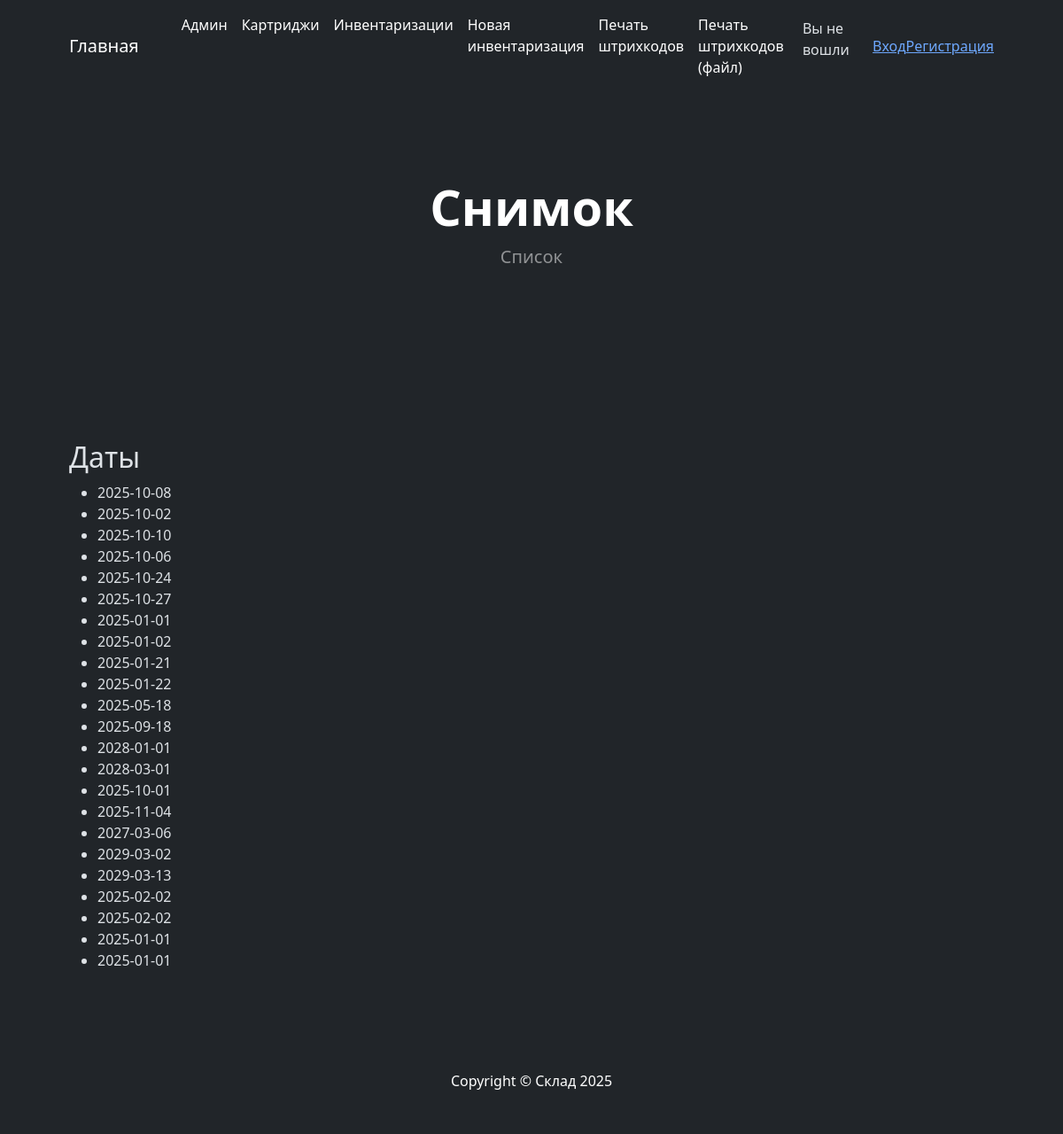
Page /storage/snapshots/ on the committed database.
### storage/models.py (models this page shows, shortened)
class Snapshot(models.Model):
    dt = models.DateField(verbose_name='Дата инвентаризации', auto_created=True)
    def __str__(self):
        return self.dt.strftime('%Y-%m-%d')

### storage/views.py (the view)
# urls.py: path('snapshots/', SnapshotHomeView.as_view(), name='snapshots'),
class SnapshotHomeView(ListView):
    model = Snapshot
    queryset = Snapshot.objects.all()
    template_name = 'storage/snapshot_home.html'

### storage/templates/storage/snapshot_home.html (shortened to what this page needs)
{% extends 'base_app/main.html' %}
{% block header %}
    <div class="text-center text-white">
        <h1 class="display-4 fw-bolder">Снимок</h1>
        <p class="lead fw-normal text-white-50 mb-0">Список</p>
    </div>
{% endblock header %}
{% block body %}
    <h2>Даты</h2>
    <ul>
        {% for snapshot in object_list %}
            <li class="nav-item"><a class="nav-link active" aria-current="page" href="{% url 'storage:snapshot_detail' snapshot.pk %}">{{ snapshot }}</a></li>
        {% endfor %}
    </ul>
{% endblock body %}

### rows in the picture
Snapshot: dt "2025-10-08"
Snapshot: dt "2025-10-02"
Snapshot: dt "2025-10-10"
Snapshot: dt "2025-10-06"
Snapshot: dt "2025-10-24"
Snapshot: dt "2025-10-27"
Snapshot: dt "2025-01-01"
Snapshot: dt "2025-01-02"
Snapshot: dt "2025-01-21"
Snapshot: dt "2025-01-22"
Snapshot: dt "2025-05-18"
Snapshot: dt "2025-09-18"
Snapshot: dt "2028-01-01"
Snapshot: dt "2028-03-01"
Snapshot: dt "2025-10-01"
Snapshot: dt "2025-11-04"
Snapshot: dt "2027-03-06"
Snapshot: dt "2029-03-02"
Snapshot: dt "2029-03-13"
Snapshot: dt "2025-02-02"
Snapshot: dt "2025-02-02"
Snapshot: dt "2025-01-01"
Snapshot: dt "2025-01-01"
